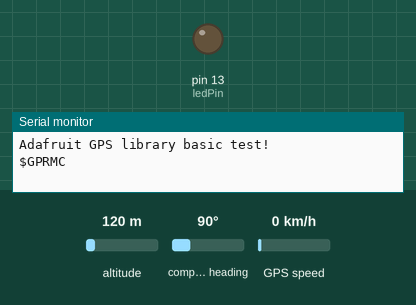
A sketch run on a simulated Teensy 4. Shown: output pins drawn as LEDs (lit = HIGH), the last lines printed to the serial monitor. The test bench sets the inputs (shaded band); at power-on: altitude 120 m, compass heading 90°, GPS speed 0 km/h. The GPS gets a fix after 3 s at 37.7749, -122.4194 with 8 satellites.

Above: at 1.1 s.
At 4.1 s:
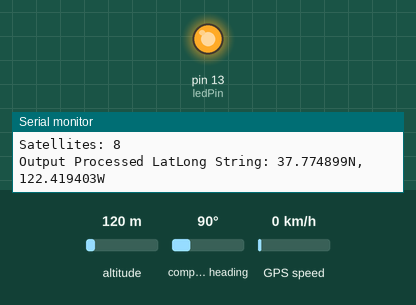
Timing chart, 0 to 5.6 s (numbered marks = the images above):
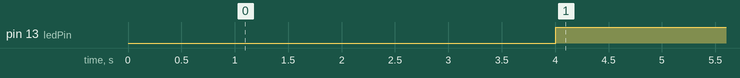

Measured:
- by itself, pin 13 (ledPin): LOW → HIGH at 4.0 s

The sketch:

GPS_HardwareSerial_Parsing_ModTeensy.ino
```cpp
// Test code for Ultimate GPS Using Hardware Serial (e.g. GPS Flora or FeatherWing)
//
// This code shows how to listen to the GPS module via polling. Best used with
// Feathers or Flora where you have hardware Serial and no interrupt
//
// Tested and works great with the Adafruit GPS FeatherWing
// ------> https://www.adafruit.com/products/3133
// or Flora GPS
// ------> https://www.adafruit.com/products/1059
// but also works with the shield, breakout
// ------> https://www.adafruit.com/products/1272
// ------> https://www.adafruit.com/products/746
//
// Pick one up today at the Adafruit electronics shop
// and help support open source hardware & software! -ada

#include <Adafruit_GPS.h>
//#include <SoftwareSerial.h>

// what's the name of the hardware serial port?
//HardwareSerial Serial1(9,10);

#define GPSSerial Serial2

// Connect to the GPS on the hardware port
Adafruit_GPS GPS(&GPSSerial);

// Set GPSECHO to 'false' to turn off echoing the GPS data to the Serial console
// Set to 'true' if you want to debug and listen to the raw GPS sentences
#define GPSECHO false

uint32_t timer = millis();

String currLatLong;

const int ledPin = 13;

void setup()
{
  //while (!Serial);  // uncomment to have the sketch wait until Serial is ready

  // connect at 115200 so we can read the GPS fast enough and echo without dropping chars
  // also spit it out
  Serial.begin(9600);  //Change to 9600 for Serial connect to Raspberry Pi
  Serial.println("Adafruit GPS library basic test!");

  // 9600 NMEA is the default baud rate for Adafruit MTK GPS's- some use 4800
  GPS.begin(9600);
  // uncomment this line to turn on RMC (recommended minimum) and GGA (fix data) including altitude
  GPS.sendCommand(PMTK_SET_NMEA_OUTPUT_RMCGGA);
  // uncomment this line to turn on only the "minimum recommended" data
  //GPS.sendCommand(PMTK_SET_NMEA_OUTPUT_RMCONLY);
  // For parsing data, we don't suggest using anything but either RMC only or RMC+GGA since
  // the parser doesn't care about other sentences at this time
  // Set the update rate
  GPS.sendCommand(PMTK_SET_NMEA_UPDATE_1HZ); // 1 Hz update rate
  // For the parsing code to work nicely and have time to sort thru the data, and
  // print it out we don't suggest using anything higher than 1 Hz

  // Request updates on antenna status, comment out to keep quiet
  GPS.sendCommand(PGCMD_ANTENNA);

  delay(1000);

  // Ask for firmware version
  GPSSerial.println(PMTK_Q_RELEASE);

  currLatLong = "null";

  pinMode(ledPin, OUTPUT);
  digitalWrite(ledPin, LOW);
}

void loop() // run over and over again
{
  // read data from the GPS in the 'main loop'
  char c = GPS.read();
  // if you want to debug, this is a good time to do it!
  if (GPSECHO)
    if (c) Serial.print(c);
  // if a sentence is received, we can check the checksum, parse it...
  if (GPS.newNMEAreceived()) {
    // a tricky thing here is if we print the NMEA sentence, or data
    // we end up not listening and catching other sentences!
    // so be very wary if using OUTPUT_ALLDATA and trytng to print out data
    Serial.println(GPS.lastNMEA()); // this also sets the newNMEAreceived() flag to false
    if (!GPS.parse(GPS.lastNMEA())) // this also sets the newNMEAreceived() flag to false
      return; // we can fail to parse a sentence in which case we should just wait for another
  }
  // if millis() or timer wraps around, we'll just reset it
  if (timer > millis()) timer = millis();

  // approximately every 2 seconds or so, print out the current stats
  if (millis() - timer > 2000) {
    timer = millis(); // reset the timer
    Serial.print("\nTime: ");
    Serial.print(GPS.hour, DEC); Serial.print(':');
    Serial.print(GPS.minute, DEC); Serial.print(':');
    Serial.print(GPS.seconds, DEC); Serial.print('.');
    Serial.println(GPS.milliseconds);
    Serial.print("Date: ");
    Serial.print(GPS.day, DEC); Serial.print('/');
    Serial.print(GPS.month, DEC); Serial.print("/20");
    Serial.println(GPS.year, DEC);
    Serial.print("Fix: "); Serial.print((int)GPS.fix);
    Serial.print(" quality: "); Serial.println((int)GPS.fixquality);
    if (GPS.fix) {
      Serial.print("Location: ");
      Serial.print(GPS.latitude, 4); Serial.print(GPS.lat);
      Serial.print(", ");
      Serial.print(GPS.longitude, 4); Serial.println(GPS.lon);
      Serial.print("Speed (knots): "); Serial.println(GPS.speed);
      Serial.print("Angle: "); Serial.println(GPS.angle);
      Serial.print("Altitude: "); Serial.println(GPS.altitude);
      Serial.print("Satellites: "); Serial.println((int)GPS.satellites);

      currLatLong = String(fabs(GPS.latitudeDegrees), 6) + GPS.lat + ", " + String(fabs(GPS.longitudeDegrees), 6) + GPS.lon;
      digitalWrite(ledPin, HIGH);
    }
    else {
      currLatLong = "null";
      digitalWrite(ledPin, LOW);
      }
    Serial.print("Output Processed LatLong String: "); Serial.println(currLatLong);
  }
}
```
